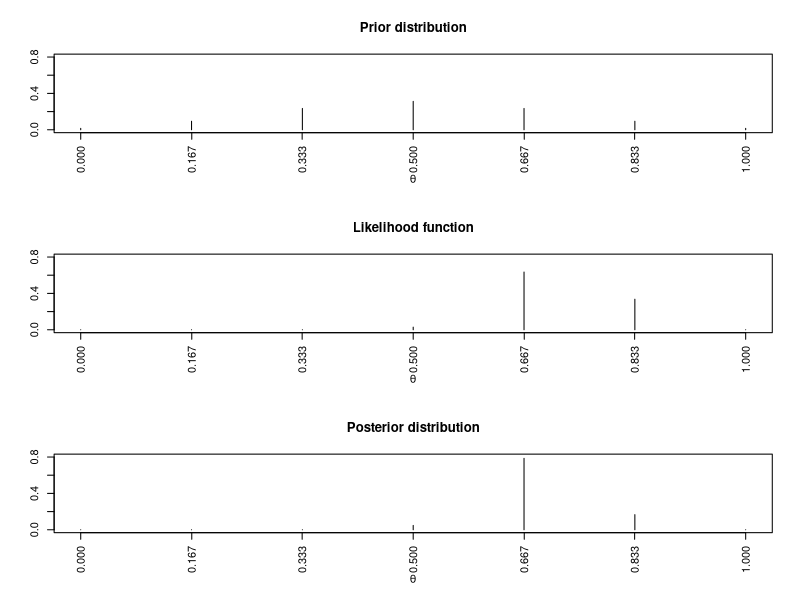
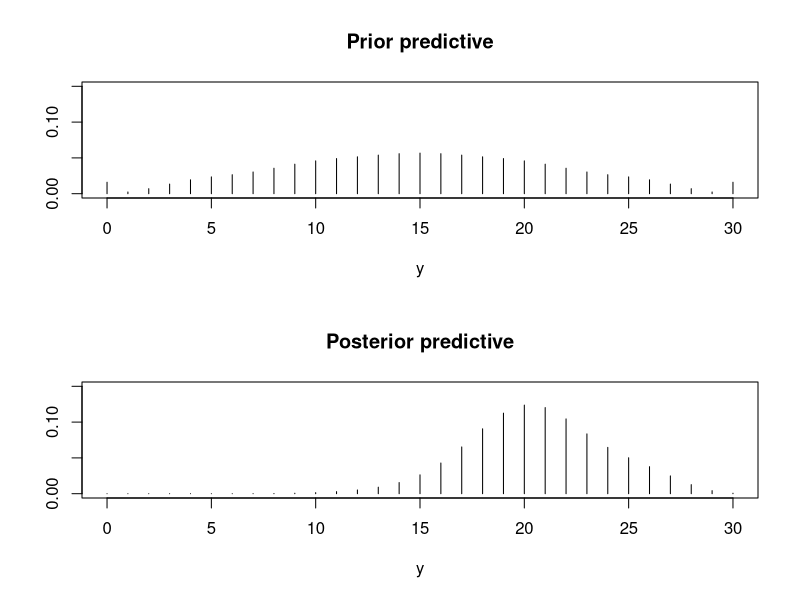

The R script that drew these images, in order:

############# Example 4. Binary response die

n=30
y=22

likel.funct = vector(length=7)
stdlikel.funct = vector(length=7)
prior.distr = vector(length=7)
post.distr = vector(length=7)


#Choice of prior distribution

# Uniform prior
uniform.prior = c(1/7,1/7,1/7,1/7,1/7,1/7,1/7)
# Binomial prior
binom.prior = vector(length=7)
for (i in 1:7){
  binom.prior[i] = dbinom(i-1,6,.5)
}

prior.distr = binom.prior


############## Compute likelihood and posterior and plot them together with prior

for (i in 1:7){
  likel.funct[i] = (((i-1)/6)^y)*(((7 -i)/6)^(n-y))
}
stdlikel.funct = likel.funct/sum(likel.funct)

post.distr = (prior.distr*likel.funct)/sum(prior.distr*likel.funct)

par(mfrow=c(3,1))
plot((0:6)/6,prior.distr,type="h",xaxt="n",ylim=c(0,0.8),xlab=expression(theta),ylab="",main="Prior distribution")
axis(1,at=round(seq(0,1,by=1/6),3),las=2)
plot((0:6)/6,stdlikel.funct,type="h",xaxt="n",ylim=c(0,0.8),xlab=expression(theta),ylab="",main="Likelihood function")
axis(1,at=round(seq(0,1,by=1/6),3),las=2)
plot((0:6)/6,post.distr,type="h",xaxt="n",ylim=c(0,0.8),xlab=expression(theta),ylab="",main="Posterior distribution")
axis(1,at=round(seq(0,1,by=1/6),3),las=2)


#### Compute prior and posterior predictive for n = tilden and plot them

tilden = 30
prior.pred = vector(length=tilden+1)
post.pred = vector(length=tilden+1)
prob.funct = vector(length=7)

for (j in 1:(tilden+1)){
  for (i in (1:7)){
    prob.funct[i] = dbinom(j-1,tilden,(i-1)/6)
  }
  prior.pred[j]=sum(prob.funct*prior.distr)
  post.pred[j]=sum(prob.funct*post.distr)
  }
#prior.pred
#post.pred

par(mfrow=c(2,1))
plot(0:tilden,prior.pred,type="h",xlim=c(0,tilden),ylim=c(0,0.15),xlab="y",ylab="",main="Prior predictive")
plot(0:tilden,post.pred,type="h",xlim=c(0,tilden),ylim=c(0,0.15),xlab="y",ylab="",main="Posterior predictive")
